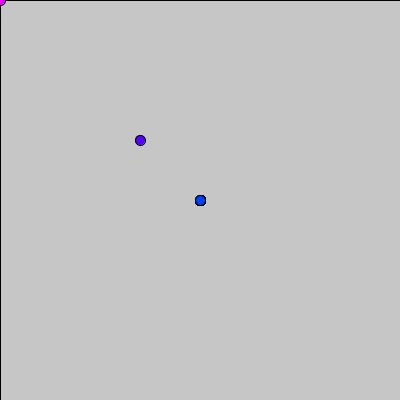
Frame 1 (no input)
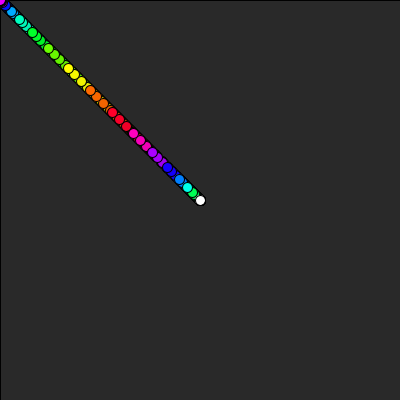
Frame 60 (the mouse pressed at the canvas centre just before this capture)
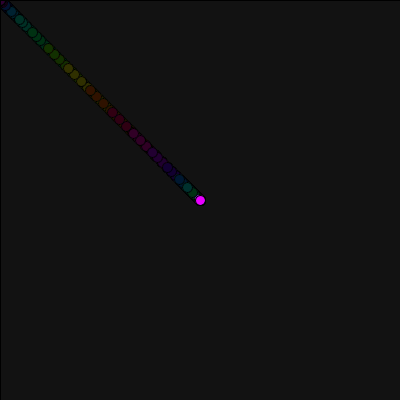
Frame 120 (the mouse held since frame 60 and released just before this capture)

The Processing sketch that drew these frames (run headless with seeded random() and noise(); from frame 60 on, the mouse is pressed at the canvas centre):

// Processing sketch: processing_96631
// ── processing_96631.pde

PVector[] vectors;
 
void setup()
{
    size(400, 400);
    colorMode(HSB, 360);
    vectors = new PVector[30];
    restart();
}
 
public void restart()
{
    for(int k = 0; k < vectors.length; k++)
        vectors[k] = new PVector();
}
 
public void mousePressed()
{
    restart();
}
 
void draw()
{
    //calculate:
    //PVector move = new PVector(mouseX - width/2, mouseY - height/2);
    //move.mult(.1);
    vectors[vectors.length - 1] = new PVector(mouseX - width/2, mouseY - height/2);
 
    for(int k = 0; k < vectors.length - 1; k++)
        vectors[k].add(PVector.mult(PVector.sub(vectors[k + 1], vectors[k]), .3));
         
    //now draw everything:
    fill(0, 10);
    rect(0, 0, width, height);
    translate(width/2, height/2);
    fill(0, 0, 360);
    ellipse(0, 0, 10, 10);
         
    for(int k = 0; k < vectors.length; k++)
    {
        if(k > 3)
        {
            PVector v = vectors[k];
            fill((k * 35) % 360, 360, 360);
            ellipse(v.x, v.y, 10, 10);
        }
    }
}
